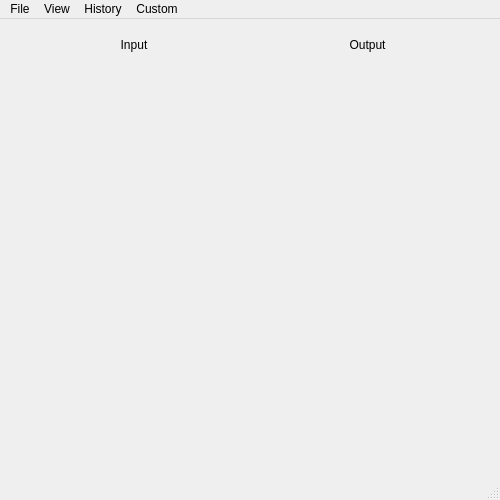
<?xml version="1.0" encoding="UTF-8"?>
<ui version="4.0">
 <class>MainWindow</class>
 <widget class="QMainWindow" name="MainWindow">
  <property name="geometry">
   <rect>
    <x>0</x>
    <y>0</y>
    <width>500</width>
    <height>500</height>
   </rect>
  </property>
  <property name="windowTitle">
   <string>MainWindow</string>
  </property>
  <widget class="QWidget" name="centralwidget">
   <widget class="QWidget" name="">
    <property name="geometry">
     <rect>
      <x>20</x>
      <y>10</y>
      <width>461</width>
      <height>31</height>
     </rect>
    </property>
    <layout class="QHBoxLayout" name="horizontalLayout">
     <item>
      <widget class="QLabel" name="label">
       <property name="text">
        <string>Input</string>
       </property>
       <property name="alignment">
        <set>Qt::AlignCenter</set>
       </property>
      </widget>
     </item>
     <item>
      <widget class="QLabel" name="label_2">
       <property name="text">
        <string>Output</string>
       </property>
       <property name="alignment">
        <set>Qt::AlignCenter</set>
       </property>
      </widget>
     </item>
    </layout>
   </widget>
  </widget>
  <widget class="QMenuBar" name="menubar">
   <property name="geometry">
    <rect>
     <x>0</x>
     <y>0</y>
     <width>500</width>
     <height>21</height>
    </rect>
   </property>
   <widget class="QMenu" name="menuFile">
    <property name="title">
     <string>File</string>
    </property>
   </widget>
   <widget class="QMenu" name="menuView">
    <property name="title">
     <string>View</string>
    </property>
   </widget>
   <widget class="QMenu" name="menuHistory">
    <property name="title">
     <string>History</string>
    </property>
   </widget>
   <widget class="QMenu" name="menuCustom">
    <property name="title">
     <string>Custom</string>
    </property>
    <addaction name="actionDum"/>
   </widget>
   <addaction name="menuFile"/>
   <addaction name="menuView"/>
   <addaction name="menuHistory"/>
   <addaction name="menuCustom"/>
  </widget>
  <widget class="QStatusBar" name="statusbar"/>
  <action name="actionDum">
   <property name="text">
    <string>Dum</string>
   </property>
  </action>
 </widget>
 <resources/>
 <connections/>
</ui>
